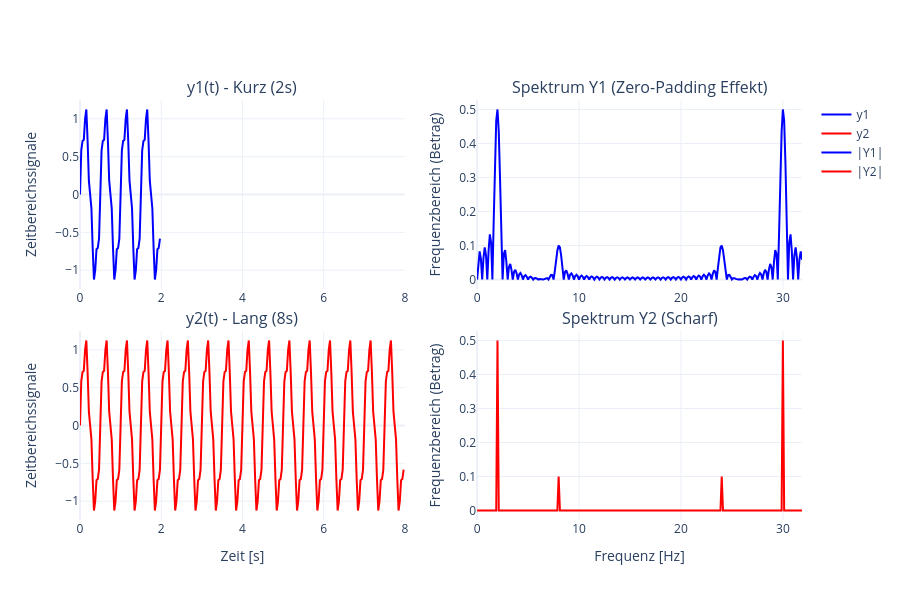

Notebook cell for this chart:
### Markdown cell above
## a) Testsignale erzeugen

### Code cell
fs = 32.0  # Sampling Frequenz
f1 = 2.0
f2 = 8.0

# Zeitvektoren
# MATLAB: 0:1/Fs:2-1/Fs -> Python: np.arange(start, stop, step)
# arange exkludiert den Stop-Wert, das passt also perfekt.
t1 = np.arange(0, 2, 1 / fs)  # 2 Sekunden (64 Samples)
t2 = np.arange(0, 8, 1 / fs)  # 8 Sekunden (256 Samples)

# Signale: Mischung aus zwei Sinus-Wellen
y = lambda t: 1.0 * np.sin(2 * np.pi * t * f1) + 0.2 * np.sin(2 * np.pi * t * f2)
y1 = y(t1)
y2 = y(t2)

# FFT Parameter
n_fft = 256

# FFT Berechnung
# Hinweis: Matlab teilt durch numel(y), also die Signallänge, nicht die FFT-Länge.
# fft(y, n_fft) füllt automatisch mit Nullen auf, wenn y kürzer als n_fft ist (Zero-Padding).
y1_fft = np.fft.fft(y1, n_fft) / len(y1)
y2_fft = np.fft.fft(y2, n_fft) / len(y2)

# y1_fft = np.fft.fft(y1) / len(y1)
# y2_fft = np.fft.fft(y2) / len(y2)

# Frequenzachse
delta_f = fs / n_fft
freq_axis = np.arange(0, fs, delta_f)

fig = make_subplots(
    rows=2,
    cols=2,
    subplot_titles=(
        "y1(t) - Kurz (2s)",
        "Spektrum Y1 (Zero-Padding Effekt)",
        "y2(t) - Lang (8s)",
        "Spektrum Y2 (Scharf)",
    ),
    # shared_xaxes=True,
    vertical_spacing=0.1,
)

# --- Visualisierung Zeitbereich (Vergleich y1 vs y2) ---

fig.add_trace(go.Scatter(x=t1, y=y1, name="y1", line=dict(color="blue")), row=1, col=1)
fig.add_trace(go.Scatter(x=t2, y=y2, name="y2", line=dict(color="red")), row=2, col=1)

fig.update_xaxes(range=[0, 8], col=1)
fig.update_xaxes(title_text="Zeit [s]", col=1, row=2)
fig.update_yaxes(title_text="Zeitbereichssignale", col=1)


# --- Visualisierung Frequenzbereich (Vergleich Y1 vs Y2) ---

# Wir plotten den Betrag (Magnitude)
fig.add_trace(
    go.Scatter(x=freq_axis, y=np.abs(y1_fft), name="|Y1|", line=dict(color="blue")),
    row=1,
    col=2,
)
fig.add_trace(
    go.Scatter(x=freq_axis, y=np.abs(y2_fft), name="|Y2|", line=dict(color="red")),
    row=2,
    col=2,
)

fig.update_layout(height=600, template="plotly_white")
fig.update_xaxes(title_text="Frequenz [Hz]", col=2, row=2)
fig.update_yaxes(title_text="Frequenzbereich (Betrag)", col=2)
fig.show()

### Figure 1 — Plotly figure (JSON) as saved in the notebook; plotly's stock layout.template omitted (floating-point values rounded to 4 significant figures; data arrays with more than 128 entries replaced by an {"elided": "..."} marker saying what was removed)
{"data": [{"line": {"color": "blue"}, "name": "y1", "type": "scatter", "x": [0.0, 0.03125, 0.0625, 0.09375, 0.125, 0.1562, 0.1875, 0.2188, 0.25, 0.2812, 0.3125, 0.3438, 0.375, 0.4062, 0.4375, 0.4688, 0.5, 0.5312, 0.5625, 0.5938, 0.625, 0.6562, 0.6875, 0.7188, 0.75, 0.7812, 0.8125, 0.8438, 0.875, 0.9062, 0.9375, 0.9688, 1.0, 1.031, 1.062, 1.094, 1.125, 1.156, 1.188, 1.219, 1.25, 1.281, 1.312, 1.344, 1.375, 1.406, 1.438, 1.469, 1.5, 1.531, 1.562, 1.594, 1.625, 1.656, 1.688, 1.719, 1.75, 1.781, 1.812, 1.844, 1.875, 1.906, 1.938, 1.969], "xaxis": "x", "y": [0.0, 0.5827, 0.7071, 0.7239, 1.0, 1.124, 0.7071, 0.1827, 2.449e-17, -0.1827, -0.7071, -1.124, -1.0, -0.7239, -0.7071, -0.5827, -4.409e-16, 0.5827, 0.7071, 0.7239, 1.0, 1.124, 0.7071, 0.1827, 7.348e-17, -0.1827, -0.7071, -1.124, -1.0, -0.7239, -0.7071, -0.5827, -8.817e-16, 0.5827, 0.7071, 0.7239, 1.0, 1.124, 0.7071, 0.1827, 1.225e-16, -0.1827, -0.7071, -1.124, -1.0, -0.7239, -0.7071, -0.5827, -1.323e-15, 0.5827, 0.7071, 0.7239, 1.0, 1.124, 0.7071, 0.1827, 1.715e-16, -0.1827, -0.7071, -1.124, -1.0, -0.7239, -0.7071, -0.5827], "yaxis": "y"}, {"line": {"color": "red"}, "name": "y2", "type": "scatter", "x": {"elided": "256 float values"}, "xaxis": "x3", "y": {"elided": "256 float values"}, "yaxis": "y3"}, {"line": {"color": "blue"}, "name": "|Y1|", "type": "scatter", "x": {"elided": "256 float values"}, "xaxis": "x2", "y": {"elided": "256 float values"}, "yaxis": "y2"}, {"line": {"color": "red"}, "name": "|Y2|", "type": "scatter", "x": {"elided": "256 float values"}, "xaxis": "x4", "y": {"elided": "256 float values"}, "yaxis": "y4"}], "layout": {"annotations": [{"font": {"size": 16}, "showarrow": false, "text": "y1(t) - Kurz (2s)", "x": 0.225, "xanchor": "center", "xref": "paper", "y": 1, "yanchor": "bottom", "yref": "paper"}, {"font": {"size": 16}, "showarrow": false, "text": "Spektrum Y1 (Zero-Padding Effekt)", "x": 0.775, "xanchor": "center", "xref": "paper", "y": 1, "yanchor": "bottom", "yref": "paper"}, {"font": {"size": 16}, "showarrow": false, "text": "y2(t) - Lang (8s)", "x": 0.225, "xanchor": "center", "xref": "paper", "y": 0.45, "yanchor": "bottom", "yref": "paper"}, {"font": {"size": 16}, "showarrow": false, "text": "Spektrum Y2 (Scharf)", "x": 0.775, "xanchor": "center", "xref": "paper", "y": 0.45, "yanchor": "bottom", "yref": "paper"}], "height": 600, "xaxis": {"anchor": "y", "domain": [0, 0.45], "range": [0, 8]}, "xaxis2": {"anchor": "y2", "domain": [0.55, 1]}, "xaxis3": {"anchor": "y3", "domain": [0, 0.45], "range": [0, 8], "title": {"text": "Zeit [s]"}}, "xaxis4": {"anchor": "y4", "domain": [0.55, 1], "title": {"text": "Frequenz [Hz]"}}, "yaxis": {"anchor": "x", "domain": [0.55, 1], "title": {"text": "Zeitbereichssignale"}}, "yaxis2": {"anchor": "x2", "domain": [0.55, 1], "title": {"text": "Frequenzbereich (Betrag)"}}, "yaxis3": {"anchor": "x3", "domain": [0, 0.45], "title": {"text": "Zeitbereichssignale"}}, "yaxis4": {"anchor": "x4", "domain": [0, 0.45], "title": {"text": "Frequenzbereich (Betrag)"}}}}
